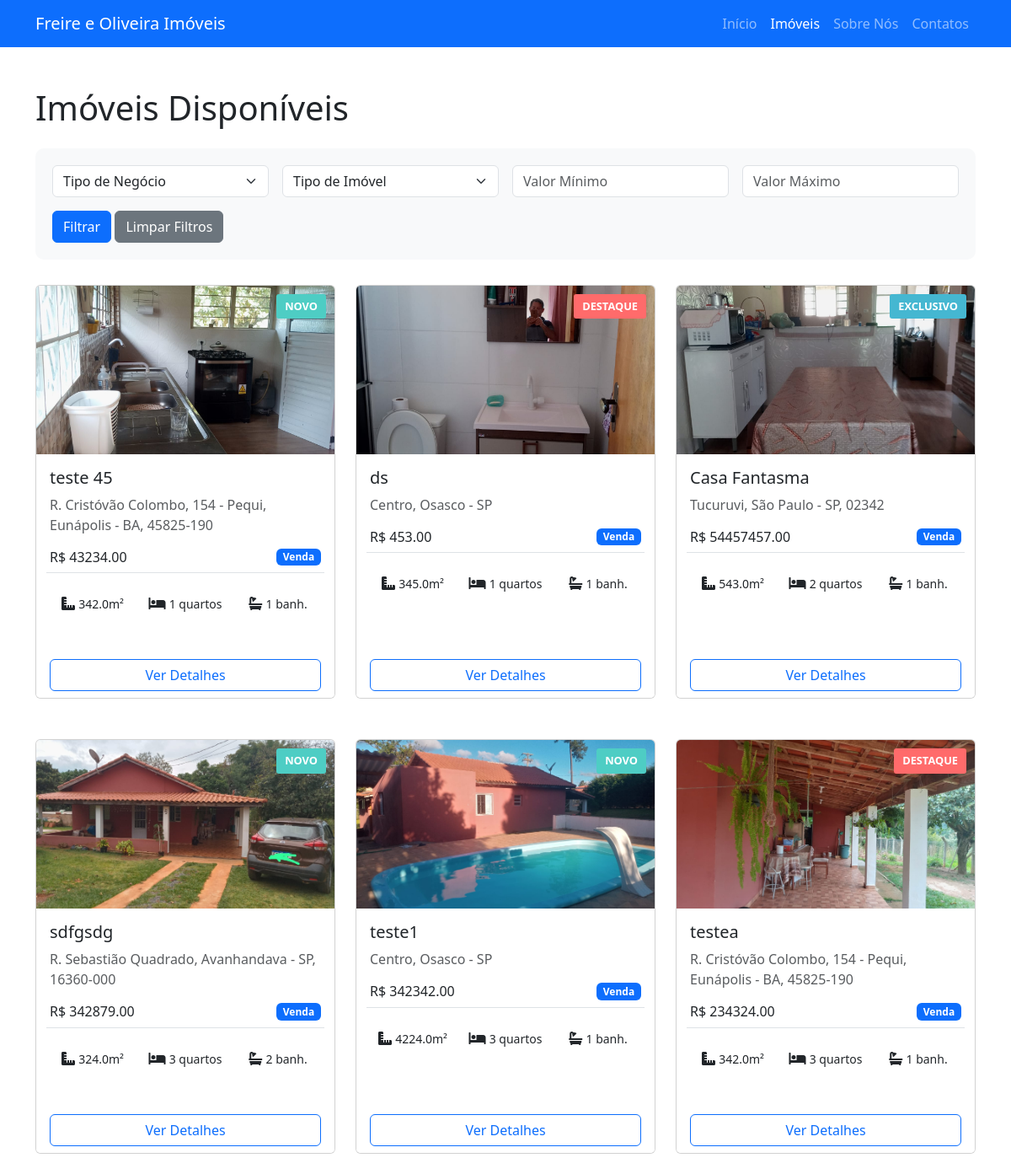
Page /imoveis/lista on the committed database.
### app/models/imovel.py (models this page shows, shortened)
class Imovel(Base):
    __tablename__ = "imoveis"
    id = Column(Integer, primary_key=True, index=True)
    tipo = Column(String(50))  # venda, aluguel, leilao
    tipo_imovel = Column(String(50), nullable=False)  # casa, apartamento, chacara, terreno, comercial, rural
    titulo = Column(String(200))
    descricao = Column(Text)
    valor = Column(Float)
    etiqueta = Column(String(50), nullable=True)  # destaque, novo, exclusivo
    endereco = Column(String(200))
    area = Column(Float)
    quartos = Column(Integer)
    banheiros = Column(Integer)
    vagas = Column(Integer)
    comodos = Column(Integer)
    created_at = Column(DateTime(timezone=True), server_default=func.now())
    updated_at = Column(DateTime(timezone=True), onupdate=func.now())

### app/routes/imoveis.py (the view)
@router.get("/lista", response_class=HTMLResponse)
async def listar_imoveis(
    request: Request,
    page: int = 1,
    tipo: str = None,
    tipo_imovel: str = None,
    valor_min: float = None,
    valor_max: float = None,
    db: Session = Depends(get_db)
):
    per_page = 9
    query = db.query(Imovel)
    if tipo:
        query = query.filter(Imovel.tipo == tipo)
    if tipo_imovel:
        query = query.filter(Imovel.tipo_imovel == tipo_imovel)
    if valor_min is not None:
        query = query.filter(Imovel.valor >= valor_min)
    if valor_max is not None:
        query = query.filter(Imovel.valor <= valor_max)
    query = query.order_by(Imovel.created_at.desc())
    total = query.count()
    total_pages = (total + per_page - 1) // per_page
    offset = (page - 1) * per_page
    imoveis = query.offset(offset).limit(per_page).all()
    return templates.TemplateResponse("imoveis.html", {
        "request": request,
        "imoveis": imoveis,
        "page": page,
        "total_pages": total_pages
    })

### app/templates/imoveis.html (shortened to what this page needs)
<!DOCTYPE html>
<html lang="pt-BR">
<head>
    <link href="https://cdn.jsdelivr.net/npm/bootstrap@5.3.0/dist/css/bootstrap.min.css" rel="stylesheet">
    <link rel="stylesheet" href="https://cdnjs.cloudflare.com/ajax/libs/font-awesome/6.0.0/css/all.min.css">
</head>
<body>
    <nav class="navbar navbar-expand-lg navbar-dark bg-primary">
        <div class="container">
            <a class="navbar-brand" href="/">Freire e Oliveira Imóveis</a>
            <div class="collapse navbar-collapse" id="navbarNav">
                <ul class="navbar-nav ms-auto">
                    <li class="nav-item">
                        <a class="nav-link" href="/">Início</a>
                    </li>
                    <li class="nav-item">
                        <a class="nav-link active" href="/imoveis/lista">Imóveis</a>
                    </li>
                    <li class="nav-item">
                        <a class="nav-link" href="/sobre">Sobre Nós</a>
                    </li>
                    <li class="nav-item">
                        <a class="nav-link" href="/contatos">Contatos</a>
                    </li>
                </ul>
            </div>
        </div>
    </nav>
    <div class="container mt-5">
        <h1 class="mb-4">Imóveis Disponíveis</h1>
        <div class="filtros">
            <form method="GET" action="/imoveis/lista" class="row g-3">
                <div class="col-md-3">
                    <select name="tipo" class="form-select">
                        <option value="">Tipo de Negócio</option>
                    </select>
                </div>
                <div class="col-md-3">
                    <select name="tipo_imovel" class="form-select">
                        <option value="">Tipo de Imóvel</option>
                    </select>
                </div>
                <div class="col-md-3">
                    <input type="number" name="valor_min" class="form-control" placeholder="Valor Mínimo" value="{{ request.query_params.get('valor_min', '') }}">
                </div>
                <div class="col-md-3">
                    <input type="number" name="valor_max" class="form-control" placeholder="Valor Máximo" value="{{ request.query_params.get('valor_max', '') }}">
                </div>
                <div class="col-12">
                    <button type="submit" class="btn btn-primary">Filtrar</button>
                    <a href="/imoveis/lista" class="btn btn-secondary">Limpar Filtros</a>
                </div>
            </form>
        </div>
        <div class="row gy-4">
            {% for imovel in imoveis %}
            <div class="col-md-4 mb-4">
                <div class="card h-100">
                    {% if imovel.fotos %}
                    <img src="/uploads/imoveis/{{ imovel.id }}/{{ imovel.fotos[0] }}" class="card-img-top" alt="{{ imovel.titulo }}">
                    {% else %}
                    <img src="/static/img/no-image.jpg" class="card-img-top" alt="Sem imagem">
                    {% endif %}
                    {% if imovel.etiqueta %}
                    <div class="etiqueta etiqueta-{{ imovel.etiqueta.lower() }}">{{ imovel.etiqueta }}</div>
                    {% endif %}
                    <div class="card-body">
                        <h5 class="card-title">{{ imovel.titulo }}</h5>
                        <p class="card-text text-muted">{{ imovel.endereco }}</p>
                        <div class="d-flex justify-content-between align-items-center mb-3">
                            <h6 class="mb-0">R$ {{ "%.2f"|format(imovel.valor) }}</h6>
                            <span class="badge bg-primary">{{ imovel.tipo|title }}</span>
                        </div>
                        <div class="row g-2 text-center border-top pt-3">
                            {% if imovel.area %}
                            <div class="col">
                                <i class="fas fa-ruler-combined"></i>
                                <small>{{ imovel.area }}m²</small>
                            </div>
                            {% endif %}
                            {% if imovel.quartos %}
                            <div class="col">
                                <i class="fas fa-bed"></i>
                                <small>{{ imovel.quartos }} quartos</small>
                            </div>
                            {% endif %}
                            {% if imovel.banheiros %}
                            <div class="col">
                                <i class="fas fa-bath"></i>
                                <small>{{ imovel.banheiros }} banh.</small>
                            </div>
                            {% endif %}
                        </div>
                    </div>
                    <div class="card-footer bg-white border-top-0">
                        <a href="/imoveis/{{ imovel.id }}/detalhes" class="btn btn-outline-primary w-100">Ver Detalhes</a>
                    </div>
                </div>
            </div>
            {% endfor %}
        </div>
    </div>
</body>
</html>

### app/templates/imoveis.html (style rules this page uses)
.card-img-top { height: 200px; object-fit: cover; }
.card { transition: transform 0.2s; margin-bottom: 30px; }
.etiqueta { position: absolute; top: 10px; right: 10px; padding: 5px 10px; border-radius: 3px; color: white; font-weight: bold; text-transform: uppercase; font-size: 0.8em; }
.etiqueta-destaque { background-color: #ff6b6b; }
.etiqueta-novo { background-color: #4ecdc4; }
.etiqueta-exclusivo { background-color: #45b7d1; }
.filtros { background-color: #f8f9fa; padding: 20px; border-radius: 10px; margin-bottom: 30px; }

### rows in the picture
Imovel: shows a picture, etiqueta "NOVO", titulo "teste 45", endereco "R. Cristóvão Colombo, 154 - Pequi, Eunápolis - BA, 45825-190", valor "43234.00", tipo "Venda", area "342.0", quartos "1", banheiros "1"
Imovel: shows a picture, etiqueta "DESTAQUE", titulo "ds", endereco "Centro, Osasco - SP", valor "453.00", tipo "Venda", area "345.0", quartos "1", banheiros "1"
Imovel: shows a picture, etiqueta "EXCLUSIVO", titulo "Casa Fantasma", endereco "Tucuruvi, São Paulo - SP, 02342", valor "54457457.00", tipo "Venda", area "543.0", quartos "2", banheiros "1"
Imovel: shows a picture, etiqueta "NOVO", titulo "sdfgsdg", endereco "R. Sebastião Quadrado, Avanhandava - SP, 16360-000", valor "342879.00", tipo "Venda", area "324.0", quartos "3", banheiros "2"
Imovel: shows a picture, etiqueta "NOVO", titulo "teste1", endereco "Centro, Osasco - SP", valor "342342.00", tipo "Venda", area "4224.0", quartos "3", banheiros "1"
Imovel: shows a picture, etiqueta "DESTAQUE", titulo "testea", endereco "R. Cristóvão Colombo, 154 - Pequi, Eunápolis - BA, 45825-190", valor "234324.00", tipo "Venda", area "342.0", quartos "3", banheiros "1"
